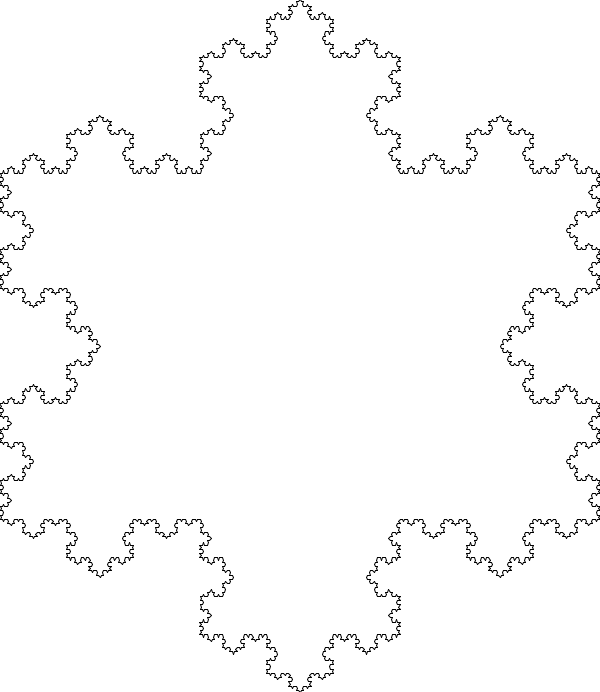
Frame 1 (no input)
Frame 60 (the mouse pressed at the canvas centre just before this capture): identical to frame 1, image omitted
Frame 120 (the mouse held since frame 60 and released just before this capture): identical to frame 1, image omitted

The Processing sketch that drew this single still picture (run headless with seeded random() and noise(); from frame 60 on, the mouse is pressed at the canvas centre):

// Processing sketch: koch_flake
// ── koch_flake.pde
class KochLine {
    PVector start;
    PVector end;

    KochLine(PVector a, PVector b) {
        start = a.copy();
        end = b.copy();
    }

    void display() {
        stroke(0);
        line(start.x, start.y, end.x, end.y);
    }

    PVector kochA() {
        return start.copy();
    }

    PVector kochB() {
        PVector v = PVector.sub(end, start);
        v.div(3);
        v.add(start);
        return v;
    }    

    PVector kochC() {
        PVector a = start.copy();
        PVector v = PVector.sub(end, start);
        v.div(3);
        a.add(v);
        rotate(v, -radians(60));
        a.add(v);
        return a;
    }    

    PVector kochD() {
        PVector v = PVector.sub(end, start);
        v.mult(2 / 3.0);
        v.add(start);
        return v;
    }

    PVector kochE() {
        return end.copy();
    }
}

public void rotate(PVector v, float theta) {
    float xTemp = v.x;
    v.x = v.x * PApplet.cos(theta) - v.y * PApplet.sin(theta);
    v.y = xTemp * PApplet.sin(theta) + v.y * PApplet.cos(theta);
}

ArrayList<KochLine> lines;

void setup() {
    size(600, 692);
    background(255);
    lines = new ArrayList<KochLine>();
    PVector a   = new PVector(0, 173);
    PVector b   = new PVector(width, 173);
    PVector c   = new PVector(width / 2, 173 + width * cos(radians(30)));
  
    lines.add(new KochLine(a, b));
    lines.add(new KochLine(b, c));
    lines.add(new KochLine(c, a));
  
    for (int i = 0; i < 5; i++) {
        generate();
    }
    smooth();
}

void draw() {
    background(255);
    for (KochLine l : lines) {
        l.display();
    }
}

void generate() {
    ArrayList next = new ArrayList<KochLine>();
    for (KochLine l : lines) {
        PVector a = l.kochA();                 
        PVector b = l.kochB();
        PVector c = l.kochC();
        PVector d = l.kochD();
        PVector e = l.kochE();
        next.add(new KochLine(a, b));
        next.add(new KochLine(b, c));
        next.add(new KochLine(c, d));
        next.add(new KochLine(d, e));
    }
    lines = next;
}
